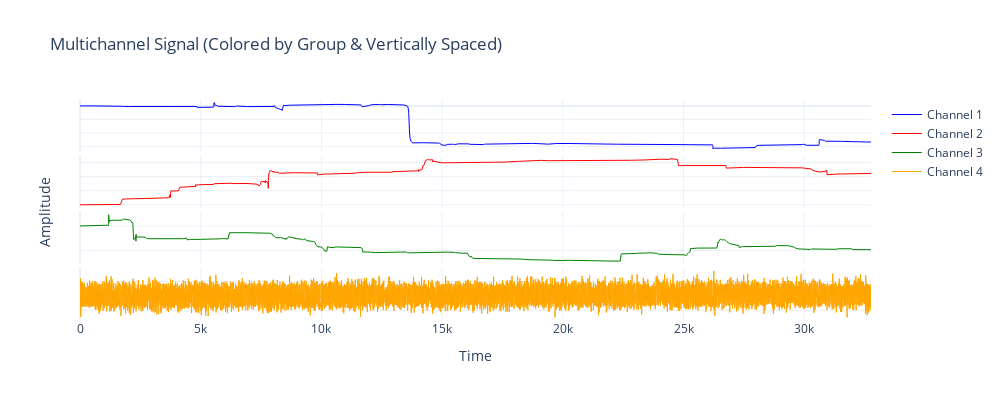

The notebook cell this image was saved under:
### Code cell
num_channels = signal.shape[1]
T = signal.shape[0]
offset = 5

channel_colors = ['blue', 'red', 'green', 'orange']

fig = make_subplots(
    rows=num_channels, cols=1,
    shared_xaxes=True,
    vertical_spacing=0.02,
)

for i in range(num_channels):
    fig.add_trace(
        go.Scatter(
            x=np.arange(T),
            y=signal[:, i] + i * offset,
            mode='lines',
            name=f"Channel {i+1}",
            line=dict(width=1, color=channel_colors[i])
        ),
        row=i + 1, col=1
    )
    # Hide y-axis tick labels
    fig.update_yaxes(
        showticklabels=False,
        row=i + 1, col=1
    )

fig.update_layout(
    height=100 * num_channels,
    width=1000,
    title="Multichannel Signal (Colored by Group & Vertically Spaced)",
    template="plotly_white",
    showlegend=True,
    legend=dict(
        orientation="v",
        yanchor="top",
        y=1,
        xanchor="left",
        x=1.02
    ),
    
    # Add global y-axis label using annotation
    annotations=[
        dict(
            text="Amplitude ",
            xref="paper", yref="paper",
            x=-0.06, y=0.5,
            showarrow=False,
            textangle=-90,
            font=dict(size=14)
        )
    ]
)

fig.update_xaxes(title_text="Time", row=num_channels, col=1)
fig.show()

### Figure 1 — Plotly figure (JSON) as saved in the notebook; plotly's stock layout.template omitted (floating-point values rounded to 4 significant figures; data arrays with more than 128 entries replaced by an {"elided": "..."} marker saying what was removed)
{"data": [{"line": {"color": "blue", "width": 1}, "mode": "lines", "name": "Channel 1", "type": "scatter", "x": {"elided": "32768 int values"}, "xaxis": "x", "y": {"elided": "32768 float values"}, "yaxis": "y"}, {"line": {"color": "red", "width": 1}, "mode": "lines", "name": "Channel 2", "type": "scatter", "x": {"elided": "32768 int values"}, "xaxis": "x2", "y": {"elided": "32768 float values"}, "yaxis": "y2"}, {"line": {"color": "green", "width": 1}, "mode": "lines", "name": "Channel 3", "type": "scatter", "x": {"elided": "32768 int values"}, "xaxis": "x3", "y": {"elided": "32768 float values"}, "yaxis": "y3"}, {"line": {"color": "orange", "width": 1}, "mode": "lines", "name": "Channel 4", "type": "scatter", "x": {"elided": "32768 int values"}, "xaxis": "x4", "y": {"elided": "32768 float values"}, "yaxis": "y4"}], "layout": {"annotations": [{"font": {"size": 14}, "showarrow": false, "text": "Amplitude ", "textangle": -90, "x": -0.06, "xref": "paper", "y": 0.5, "yref": "paper"}], "height": 400, "legend": {"orientation": "v", "x": 1.02, "xanchor": "left", "y": 1, "yanchor": "top"}, "showlegend": true, "title": {"text": "Multichannel Signal (Colored by Group & Vertically Spaced)"}, "width": 1000, "xaxis": {"anchor": "y", "domain": [0, 1], "matches": "x4", "showticklabels": false}, "xaxis2": {"anchor": "y2", "domain": [0, 1], "matches": "x4", "showticklabels": false}, "xaxis3": {"anchor": "y3", "domain": [0, 1], "matches": "x4", "showticklabels": false}, "xaxis4": {"anchor": "y4", "domain": [0, 1], "title": {"text": "Time"}}, "yaxis": {"anchor": "x", "domain": [0.765, 1.0], "showticklabels": false}, "yaxis2": {"anchor": "x2", "domain": [0.51, 0.745], "showticklabels": false}, "yaxis3": {"anchor": "x3", "domain": [0.255, 0.49], "showticklabels": false}, "yaxis4": {"anchor": "x4", "domain": [0, 0.235], "showticklabels": false}}}
